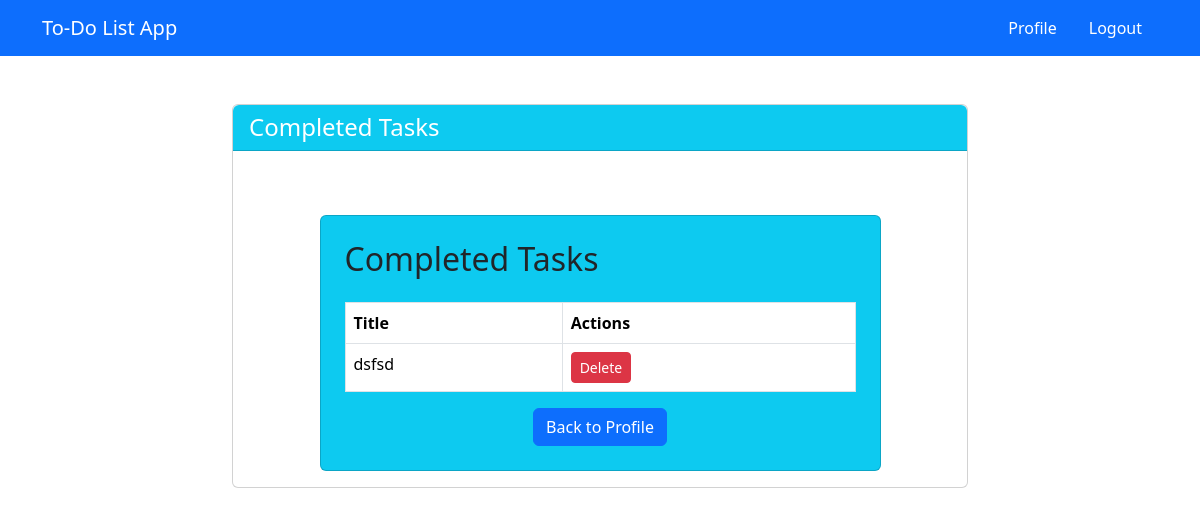
Before: /completedTasks/ (signed in) with the older database file.
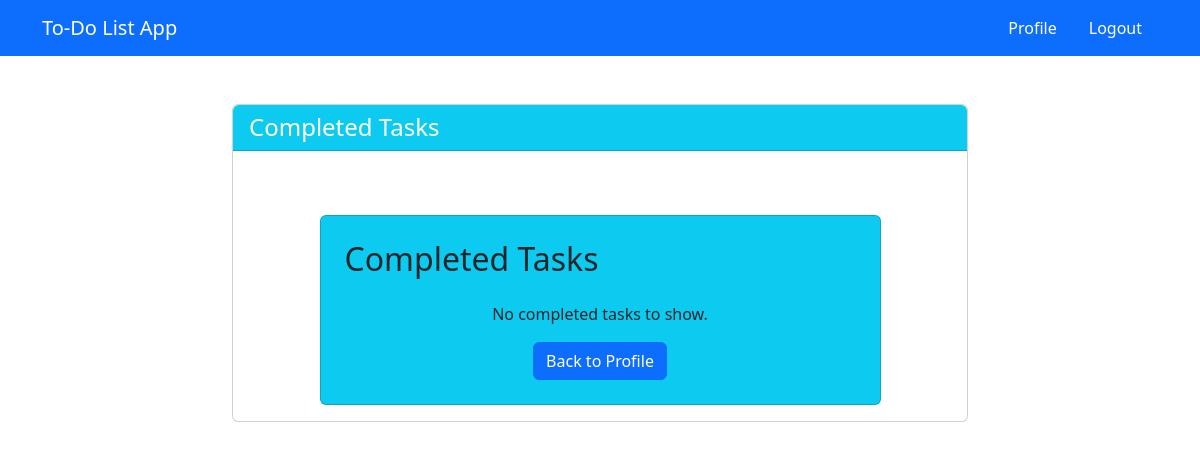
After: the same page with the newer database file.
### form_handle/models.py (models this page shows)
class TaskModel(models.Model):
    taskTitle = models.CharField(max_length=100)
    taskDescription = models.TextField()
    is_completed = models.BooleanField(default=False)

### form_handle/views.py (the view)
# urls.py: path('completedTasks/', views.completedTasks, name='completedTasks'),
def completedTasks(request):
    if request.user.is_authenticated:
        completedTasks = TaskModel.objects.filter(is_completed=True)
        return render(request, 'completedTasks.html', {'completed_tasks': completedTasks})
    else:
        return redirect('login')

### form_handle/templates/completedTasks.html (shortened to what this page needs)
{% extends 'base.html' %}
{% block heading %}Completed Tasks{{ block.super }}{% endblock %}
{% block content %}
<div class="container mt-5">
    <div class="row justify-content-center">
        <div class="col-md-10">
            <div class="card bg-info">
                <div class="card-body p-4 rounded">
                    <h2 class="mb-4">Completed Tasks</h2>
                    {% if completed_tasks %}
                    <table class="table table-bordered">
                        <thead>
                            <tr>
                                <th>Title</th>
                                <th>Actions</th>
                            </tr>
                        </thead>
                        <tbody>
                            {% for task in completed_tasks %}
                            <tr>
                                <td>{{ task.taskTitle }}</td>
                                <td>
                                    <form action="{% url 'deleteCompletedTask' task.id %}" method="post" class="d-inline">
                                        <button type="submit" class="btn btn-danger btn-sm">Delete</button>
                                    </form>
                                </td>
                            </tr>
                            {% endfor %}
                        </tbody>
                    </table>
                    {% else %}
                    <p class="text-center">No completed tasks to show.</p>
                    {% endif %}
                    <div class="text-center">
                        <a href="{% url 'profile' %}" class="btn btn-primary">Back to Profile</a>
                    </div>
                </div>
            </div>
        </div>
    </div>
</div>
{% endblock %}

Changed rows visible on the page:
removed TaskModel: taskTitle "dsfsd"
Other visible differences:
text no longer shown: "Title Actions"
text now shown: "No completed tasks to show."
